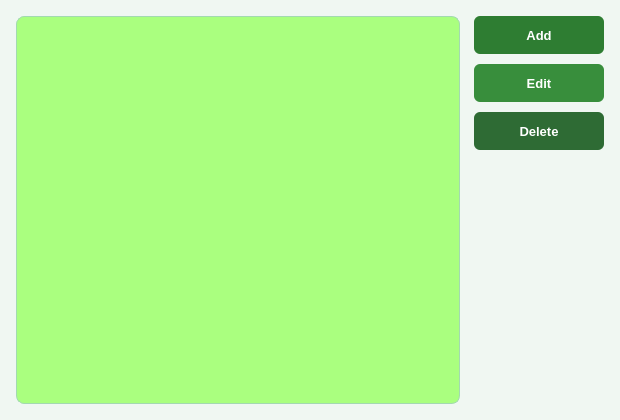
<?xml version="1.0" encoding="UTF-8"?>
<ui version="4.0">
 <class>MainWindow</class>
 <widget class="QMainWindow" name="MainWindow">
  <property name="geometry">
   <rect>
    <x>0</x>
    <y>0</y>
    <width>620</width>
    <height>420</height>
   </rect>
  </property>
  <property name="windowTitle">
   <string>Main Manager</string>
  </property>
  <property name="styleSheet">
   <string notr="true">QMainWindow {
    background-color: #F0F7F2;
}

QListWidget {
    background-color: #FFFFFF;
    border: 1px solid #A3D9B1;
    border-radius: 8px;
    padding: 6px;
    color: #1B4324;
    font-size: 13px;
}

QListWidget::item {
    padding: 8px 10px;
    border-radius: 5px;
    margin-bottom: 3px;
}

QListWidget::item:hover {
    background-color: #E6F7EC;
    color: #1B4324;
}

QListWidget::item:selected {
    background-color: #2E7D32;
    color: #FFFFFF;
}

QPushButton {
    background-color: #2E7D32;
    color: #FFFFFF;
    border: none;
    border-radius: 6px;
    padding: 8px 20px;
    font-size: 13px;
    font-weight: bold;
    min-width: 90px;
    min-height: 22px;
}

QPushButton:hover {
    background-color: #388E3C;
}

QPushButton:pressed {
    background-color: #1B5E20;
}

QPushButton#m_edit {
    background-color: #388E3C;
}

QPushButton#m_edit:hover {
    background-color: #43A047;
}

QPushButton#m_delete {
    background-color: #2E6B34;
}

QPushButton#m_delete:hover {
    background-color: #1B5E20;
}</string>
  </property>
  <widget class="QWidget" name="centralwidget">
   <layout class="QHBoxLayout" name="horizontalLayout">
    <property name="spacing">
     <number>14</number>
    </property>
    <property name="leftMargin">
     <number>16</number>
    </property>
    <property name="topMargin">
     <number>16</number>
    </property>
    <property name="rightMargin">
     <number>16</number>
    </property>
    <property name="bottomMargin">
     <number>16</number>
    </property>
    <item>
     <widget class="QListWidget" name="listWidget">
      <property name="styleSheet">
       <string notr="true">background-color: rgb(170, 255, 127);</string>
      </property>
     </widget>
    </item>
    <item>
     <layout class="QVBoxLayout" name="verticalLayout">
      <property name="spacing">
       <number>10</number>
      </property>
      <item>
       <widget class="QPushButton" name="m_add">
        <property name="cursor">
         <cursorShape>PointingHandCursor</cursorShape>
        </property>
        <property name="text">
         <string>Add</string>
        </property>
       </widget>
      </item>
      <item>
       <widget class="QPushButton" name="m_edit">
        <property name="cursor">
         <cursorShape>PointingHandCursor</cursorShape>
        </property>
        <property name="text">
         <string>Edit</string>
        </property>
       </widget>
      </item>
      <item>
       <widget class="QPushButton" name="m_delete">
        <property name="cursor">
         <cursorShape>PointingHandCursor</cursorShape>
        </property>
        <property name="text">
         <string>Delete</string>
        </property>
       </widget>
      </item>
      <item>
       <spacer name="verticalSpacer">
        <property name="orientation">
         <enum>Qt::Vertical</enum>
        </property>
        <property name="sizeHint" stdset="0">
         <size>
          <width>20</width>
          <height>40</height>
         </size>
        </property>
       </spacer>
      </item>
     </layout>
    </item>
   </layout>
  </widget>
 </widget>
 <resources/>
 <connections/>
</ui>
